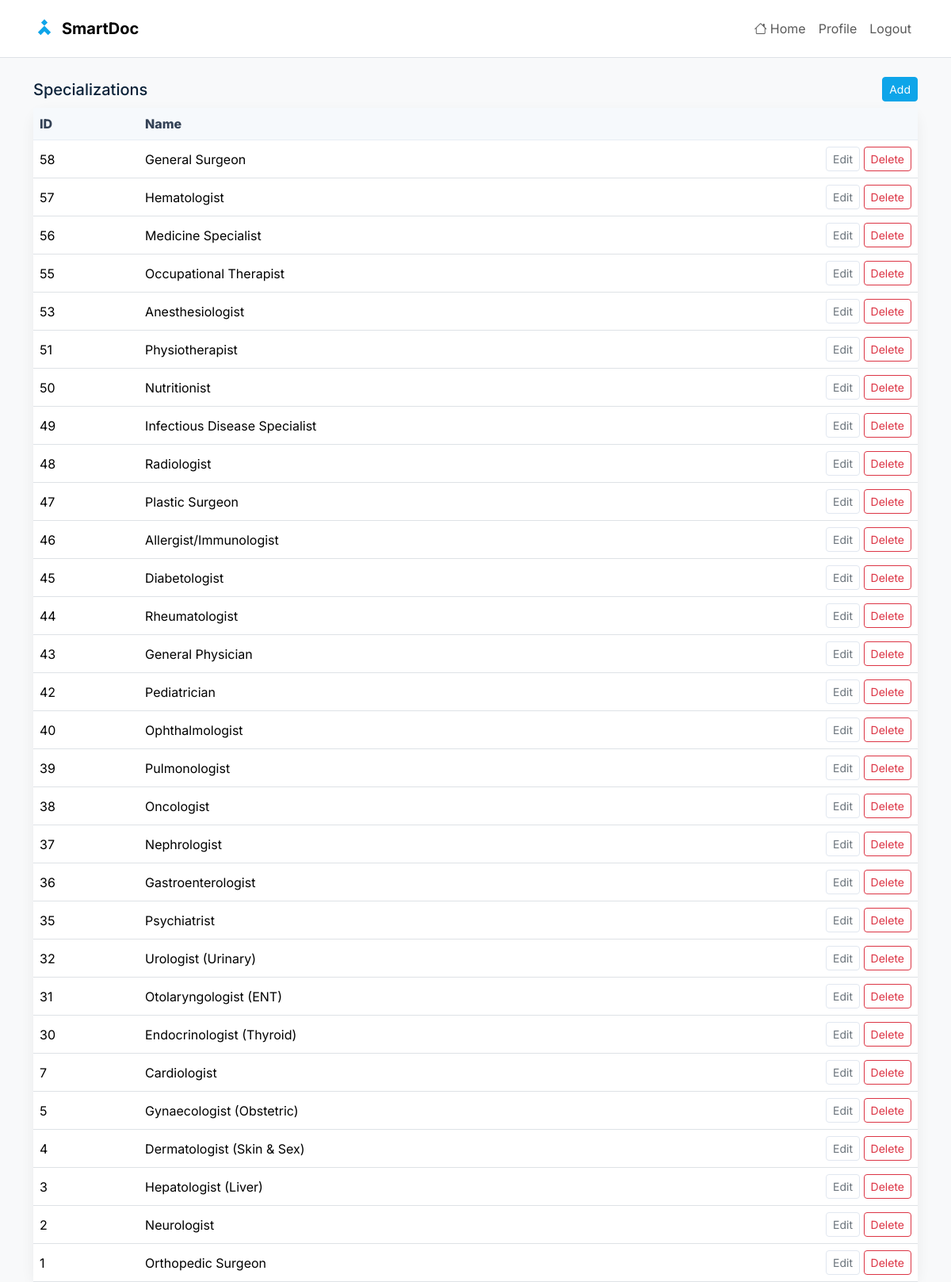
Screenshot of /admins/specializations.php (signed in) with the database file from the repository.
### tables this page shows
CREATE TABLE `specialization` (
  `specialization_id` int(11) NOT NULL,
  `specialization_name` varchar(120) NOT NULL,
  `description` text DEFAULT NULL
);

### admins/includes/util.php (called while the page is built, shortened)
<?php
function h($s){ return htmlspecialchars((string)$s, ENT_QUOTES, 'UTF-8'); }

### admins/specializations.php (the view, shortened to what this page needs)
<?php
require_once __DIR__ . '/includes/header.php';
?>
<div class="d-flex justify-content-between align-items-center mb-2">
  <h2 class="h5 mb-0">Specializations</h2>
  <button class="btn btn-sm btn-primary" data-bs-toggle="modal" data-bs-target="#addSpec">Add</button>
</div>
<div class="card"><div class="table-responsive">
<table class="table mb-0 align-middle">
  <thead><tr><th>ID</th><th>Name</th><th style="width:140px"></th></tr></thead>
  <tbody>
    <?php $res=$con->query('SELECT specialization_id,specialization_name FROM `specialization` ORDER BY specialization_id DESC'); while($row=$res->fetch_assoc()): ?>
      <tr>
        <td><?= (int)$row['specialization_id'] ?></td>
        <td><?= h($row['specialization_name']) ?></td>
        <td class="text-end">
          <button class="btn btn-sm btn-outline-secondary" data-bs-toggle="modal" data-bs-target="#edit<?= (int)$row['specialization_id'] ?>">Edit</button>
          <form method="post" class="d-inline" onsubmit="return confirm('Delete this specialization?');">
            <button class="btn btn-sm btn-outline-danger">Delete</button>
          </form>
        </td>
      </tr>
    <?php endwhile; ?>
  </tbody>
</table>
</div></div>
<?php require_once __DIR__ . '/includes/footer.php';
?>

### admins/assets/admin.css (style rules this page uses)
:root { --sd-primary:#0ea5e9; --sd-primary-deep:#0284c7; --sd-dark:#0b2239; --sd-accent:#10b981; --sd-bg:#f8fafc; --lav-50:#eef2ff; --lav-100:#e9d5ff; --lav-200:#d8b4fe; --lav-300:#c084fc; --navy:var(--sd-primary); --navy-deep:var(--sd-primary-deep); --navy-accent:#38bdf8; --muted:#64748b; --page-bg:var(--sd-bg); --card-bg:#ffffff; --shadow:0 6px 18px rgba(16,24,40,.06); --shadow-strong:0 10px 24px rgba(16,24,40,.12); --sidebar-w: 264px; }
html,body { height:100% }
body { background:var(--page-bg); color:var(--sd-dark); font-family:Inter, system-ui, -apple-system, Segoe UI, Roboto, "Helvetica Neue", Arial, "Noto Sans", "Apple Color Emoji","Segoe UI Emoji","Segoe UI Symbol","Noto Color Emoji"; -webkit-font-smoothing:antialiased; -moz-osx-font-smoothing:grayscale; }
.card { border:0; border-radius:16px; background:var(--card-bg); box-shadow:var(--shadow); }
.table { --bs-table-bg:#fff; }
.table thead th { background:#f6f9fc; color:#334155; font-weight:800; border-bottom:1px solid #e8edf4; }
.table tbody td { vertical-align:middle; }
.btn-primary { --bs-btn-bg:var(--sd-primary); --bs-btn-border-color:var(--sd-primary); --bs-btn-hover-bg:var(--sd-primary-deep); --bs-btn-hover-border-color:var(--sd-primary-deep); }
.btn-outline-secondary { border-color:#e1e7f0; }
.btn-outline-danger { --bs-btn-hover-bg:#fee2e2; --bs-btn-hover-border-color:#fecaca; --bs-btn-hover-color:#991b1b; }
* { scrollbar-width:thin; scrollbar-color:#c8d3e3 transparent; }

### rows the page displays
specialization: specialization_id "58", specialization_name "General Surgeon"
specialization: specialization_id "57", specialization_name "Hematologist"
specialization: specialization_id "56", specialization_name "Medicine Specialist"
specialization: specialization_id "55", specialization_name "Occupational Therapist"
specialization: specialization_id "53", specialization_name "Anesthesiologist"
specialization: specialization_id "51", specialization_name "Physiotherapist"
specialization: specialization_id "50", specialization_name "Nutritionist"
specialization: specialization_id "49", specialization_name "Infectious Disease Specialist"
specialization: specialization_id "48", specialization_name "Radiologist"
specialization: specialization_id "47", specialization_name "Plastic Surgeon"
specialization: specialization_id "46", specialization_name "Allergist/Immunologist"
specialization: specialization_id "45", specialization_name "Diabetologist"
specialization: specialization_id "44", specialization_name "Rheumatologist"
specialization: specialization_id "43", specialization_name "General Physician"
specialization: specialization_id "42", specialization_name "Pediatrician"
specialization: specialization_id "40", specialization_name "Ophthalmologist"
specialization: specialization_id "39", specialization_name "Pulmonologist"
specialization: specialization_id "38", specialization_name "Oncologist"
specialization: specialization_id "37", specialization_name "Nephrologist"
specialization: specialization_id "36", specialization_name "Gastroenterologist"
specialization: specialization_id "35", specialization_name "Psychiatrist"
specialization: specialization_id "32", specialization_name "Urologist (Urinary)"
specialization: specialization_id "31", specialization_name "Otolaryngologist (ENT)"
specialization: specialization_id "30", specialization_name "Endocrinologist (Thyroid)"
specialization: specialization_id "7", specialization_name "Cardiologist"
specialization: specialization_id "5", specialization_name "Gynaecologist (Obstetric)"
specialization: specialization_id "4", specialization_name "Dermatologist (Skin & Sex)"
specialization: specialization_id "3", specialization_name "Hepatologist (Liver)"
specialization: specialization_id "2", specialization_name "Neurologist"
specialization: specialization_id "1", specialization_name "Orthopedic Surgeon"
